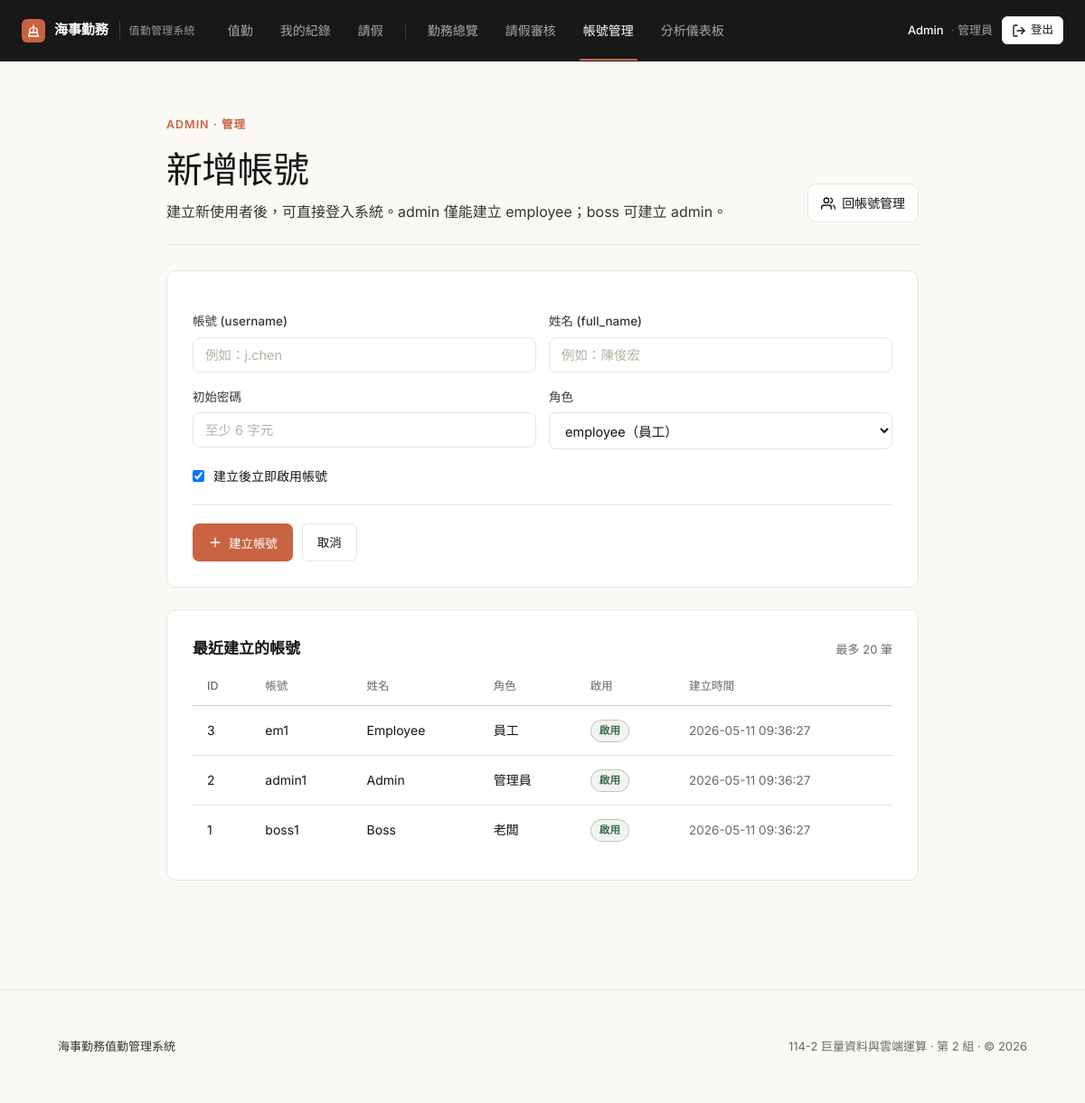
Page /admin_create_user.php (signed in) on the committed database.
### tables this page shows
CREATE TABLE IF NOT EXISTS users (
  user_id INT AUTO_INCREMENT PRIMARY KEY,
  username VARCHAR(50) NOT NULL UNIQUE,
  password_hash VARCHAR(255) NOT NULL,
  full_name VARCHAR(100) NOT NULL,
  role ENUM('boss','admin','employee') NOT NULL DEFAULT 'employee',
  duty_position VARCHAR(20) NOT NULL DEFAULT '前甲板',
  is_active TINYINT(1) NOT NULL DEFAULT 1,
  created_at DATETIME NOT NULL DEFAULT CURRENT_TIMESTAMP
);

### admin_create_user.php (the view, shortened to what this page needs)
<?php
require 'db.php';
require_once 'ui.php';
$stmt = $pdo->query("SELECT user_id, username, full_name, role, is_active, created_at FROM users ORDER BY user_id DESC LIMIT 20");
$users = $stmt->fetchAll();
?>
<!doctype html>
<html lang="zh-TW">
<head>
  <?php style_link(); ?>
</head>
<body>
  <?php nav_top(); ?>
  <div class="wrap mid">
    <?php
    $actions = '<a class="btn ghost" href="admin_users.php">'.icon_svg('users').'回帳號管理</a>';
    page_header(
      '新增帳號',
      '建立新使用者後，可直接登入系統。admin 僅能建立 employee；boss 可建立 admin。',
      'ADMIN · 管理',
      $actions
    );
    ?>
    <div class="card">
      <form method="post" autocomplete="off">
        <div class="row">
          <div>
            <label>帳號 (username)</label>
            <input name="username" required placeholder="例如：j.chen">
          </div>
          <div>
            <label>姓名 (full_name)</label>
            <input name="full_name" required placeholder="例如：陳俊宏">
          </div>
        </div>
        <div class="row">
          <div>
            <label>初始密碼</label>
            <input name="password" type="password" required placeholder="至少 6 字元">
          </div>
          <div>
            <label>角色</label>
            <select name="role">
              <?php if(is_boss()): ?>
                <option value="employee" selected>employee（員工）</option>
                <option value="admin">admin（管理員）</option>
              <?php else: ?>
                <option value="employee" selected>employee（員工）</option>
              <?php endif; ?>
            </select>
          </div>
        </div>
        <label class="check-label">
          <input type="checkbox" name="is_active" checked style="width:auto;">
          建立後立即啟用帳號
        </label>
        <div class="form-actions">
          <button class="btn primary" type="submit"><?= icon_svg("plus") ?>建立帳號</button>
          <a class="btn ghost" href="admin_users.php">取消</a>
        </div>
      </form>
    </div>
    <div class="card">
      <div class="card-head" style="border:0;padding:0;margin:0 0 8px;">
        <h2>最近建立的帳號</h2>
        <span class="meta">最多 20 筆</span>
      </div>
      <table>
        <tr><th>ID</th><th>帳號</th><th>姓名</th><th>角色</th><th>啟用</th><th>建立時間</th></tr>
        <?php foreach($users as $u): ?>
          <tr>
            <td><?= h($u['user_id']) ?></td>
            <td><?= h($u['username']) ?></td>
            <td><?= h($u['full_name']) ?></td>
            <td><?= h(role_name($u['role'])) ?></td>
            <td><?= ((int)$u['is_active']===1) ? badge('啟用','ok') : badge('停用','off') ?></td>
            <td class="muted"><?= h($u['created_at']) ?></td>
          </tr>
        <?php endforeach; ?>
      </table>
    </div>
  </div>
  <?php page_footer(); ?>
</body>
</html>

### ui.php (shortened to what this page needs)
<?php
function h($s){ return htmlspecialchars((string)$s, ENT_QUOTES, 'UTF-8'); }
function role_name($r){
  if ($r==='boss') return '老闆';
  if ($r==='admin') return '管理員';
  return '員工';
}
function is_boss(){
  return (($_SESSION['role'] ?? '') === 'boss');
}
function is_admin(){
  $r = ($_SESSION['role'] ?? '');
  return in_array($r, ['admin','boss'], true);
}
function badge($txt, $type){
  $type = in_array($type, ['ok','warn','off','bad','info'], true) ? $type : 'off';
  return '<span class="badge '.$type.'">'.h($txt).'</span>';
}
function icon_svg($name){
  $c = 'currentColor';
  $s = '<svg class="ico" width="16" height="16" viewBox="0 0 24 24" fill="none" stroke="'.$c.'" stroke-width="2" stroke-linecap="round" stroke-linejoin="round">';
  if ($name === 'shield')   return $s.'<path d="M12 22s8-4 8-10V5l-8-3-8 3v7c0 6 8 10 8 10z"/></svg>';
  if ($name === 'lock')     return $s.'<rect x="3" y="11" width="18" height="11" rx="2" ry="2"/><path d="M7 11V7a5 5 0 0 1 10 0v4"/></svg>';
  if ($name === 'ship')     return $s.'<path d="M20 21H4"/><path d="M4 21l2-6h12l2 6"/><path d="M6 15V9l6-3 6 3v6"/><path d="M12 6V3"/><path d="M12 9v6"/></svg>';
  if ($name === 'login')    return $s.'<path d="M15 3h4a2 2 0 0 1 2 2v14a2 2 0 0 1-2 2h-4"/><path d="M10 17l5-5-5-5"/><path d="M15 12H3"/></svg>';
  if ($name === 'logout')   return $s.'<path d="M9 21H5a2 2 0 0 1-2-2V5a2 2 0 0 1 2-2h4"/><path d="M16 17l5-5-5-5"/><path d="M21 12H9"/></svg>';
  if ($name === 'clock')    return $s.'<circle cx="12" cy="12" r="9"/><path d="M12 7v6l4 2"/></svg>';
  if ($name === 'list')     return $s.'<path d="M8 6h13"/><path d="M8 12h13"/><path d="M8 18h13"/><path d="M3 6h.01"/><path d="M3 12h.01"/><path d="M3 18h.01"/></svg>';
  if ($name === 'users')    return $s.'<path d="M17 21v-2a4 4 0 0 0-4-4H5a4 4 0 0 0-4 4v2"/><circle cx="9" cy="7" r="4"/><path d="M23 21v-2a4 4 0 0 0-3-3.87"/><path d="M16 3.13a4 4 0 0 1 0 7.75"/></svg>';
  if ($name === 'plus')     return $s.'<path d="M12 5v14"/><path d="M5 12h14"/></svg>';
  return '';
}
function style_link(){
  $p = __DIR__ . '/style.css';
  $v = @filemtime($p) ?: time();
  echo '<link rel="stylesheet" href="style.css?v='.$v.'">';
}
function page_footer(){
  $y = date('Y');
  echo '<footer class="site-footer"><div class="wrap"><div class="footer-row">';
  echo '<div class="footer-brand">';
  echo '<span>海事勤務值勤管理系統</span>';
  echo '</div>';
  echo '<div class="footer-meta">114-2 巨量資料與雲端運算 · 第 2 組 · &copy; '.$y.'</div>';
  echo '</div></div></footer>';
}
function page_header($title, $subtitle = '', $eyebrow = '', $actions_html = ''){
  echo '<header class="page-header">';
  echo '<div class="ph-text">';
  if ($eyebrow !== '') echo '<div class="eyebrow">'.h($eyebrow).'</div>';
  echo '<h1 class="page-title">'.h($title).'</h1>';
  if ($subtitle !== '') echo '<p class="page-subtitle">'.h($subtitle).'</p>';
  echo '</div>';
  if ($actions_html !== '') echo '<div class="ph-actions">'.$actions_html.'</div>';
  echo '</header>';
}
function nav_link($href, $label, $current = false){
  $cls = 'nav-link' . ($current ? ' active' : '');
  return '<a class="'.$cls.'" href="'.h($href).'">'.h($label).'</a>';
}
function nav_top($title = ''){
  $name = $_SESSION['full_name'] ?? '';
  $role = $_SESSION['role'] ?? '';
  $cur  = basename($_SERVER['SCRIPT_NAME'] ?? '');
  echo '<header class="top"><div class="wrap nav-wrap"><div class="nav">';
  echo '<a class="brand" href="'.(isset($_SESSION['user_id']) ? 'punch.php' : 'login.php').'">';
  echo '<span class="logo">'.icon_svg('ship').'</span>';
  echo '<span class="brand-name">海事勤務</span>';
  echo '<span class="brand-tag">值勤管理系統</span>';
  echo '</a>';
  if (isset($_SESSION['user_id'])) {
    echo '<nav class="nav-links">';
    echo nav_link('punch.php',   '值勤',   $cur==='punch.php');
    echo nav_link('records.php', '我的紀錄', $cur==='records.php');
    echo nav_link('leave.php',   '請假',   in_array($cur, ['leave.php'], true));
    if (is_admin()) {
      echo nav_link('admin_status.php',    '勤務總覽', in_array($cur, ['admin_status.php','admin_edit.php'], true));
      echo nav_link('admin_leave.php',     '請假審核', $cur==='admin_leave.php');
      echo nav_link('admin_users.php',     '帳號管理', in_array($cur, ['admin_users.php','admin_create_user.php','admin_user_edit.php'], true));
      echo nav_link('admin_dashboard.php', '分析儀表板', $cur==='admin_dashboard.php');
    }
    echo '</nav>';
  }
  echo '<div class="nav-right">';
  if (isset($_SESSION['user_id'])) {
    if ($name) {
      echo '<span class="user-chip">';
      echo '<span class="user-name">'.h($name).'</span>';
      echo '<span class="user-role">'.h(role_name($role)).'</span>';
      echo '</span>';
    }
    echo '<a class="btn small ghost-on-dark" href="logout.php">'.icon_svg('logout').'登出</a>';
  } else {
    echo '<a class="btn small primary" href="login.php">'.icon_svg('login').'登入</a>';
  }
  echo '</div>';
  echo '</div></div></header>';
}

### rows in the picture
users: user_id "3", username "em1", full_name "Employee", role "員工", created_at "2026-05-11 09:36:27"
users: user_id "2", username "admin1", full_name "Admin", role "管理員", created_at "2026-05-11 09:36:27"
users: user_id "1", username "boss1", full_name "Boss", role "老闆", created_at "2026-05-11 09:36:27"

### other values in the picture
$label "值勤 我的紀錄 請假 勤務總覽 請假審核 帳號管理 分析儀表板"
$name "Admin"
role_name($role) "管理員"
$eyebrow "ADMIN · 管理"
$title "新增帳號"
$subtitle "建立新使用者後，可直接登入系統。admin 僅能建立 employee；boss 可建立 admin。"
$y "2026"
